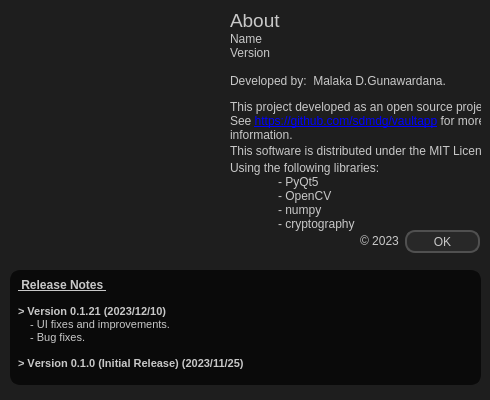
<?xml version="1.0" encoding="UTF-8"?>
<ui version="4.0">
 <class>Dialog</class>
 <widget class="QDialog" name="Dialog">
  <property name="geometry">
   <rect>
    <x>0</x>
    <y>0</y>
    <width>490</width>
    <height>400</height>
   </rect>
  </property>
  <property name="minimumSize">
   <size>
    <width>490</width>
    <height>260</height>
   </size>
  </property>
  <property name="maximumSize">
   <size>
    <width>490</width>
    <height>400</height>
   </size>
  </property>
  <property name="windowTitle">
   <string>Dialog</string>
  </property>
  <property name="styleSheet">
   <string notr="true">QWidget {
background-color: rgb(30, 30, 30)

}
QLabel{
color: rgb(200, 200, 200);
background-color:rgba(0, 0, 0, 0)
}

QPushButton {
background-color:rgb(40, 40, 40);
color: rgb(200, 200, 200);
border: 2px solid rgb(80, 80, 80);
border-radius: 10px;
padding: 1px;
}
QPushButton:hover {
background-color:rgb(20, 115, 230);
	color: rgb(200, 200, 200);
border: 1px solid rgb(20, 115, 230);
}
QPushButton:pressed {
background-color:rgb(18, 100, 200);
color: rgb(200, 200, 200);
border: 1px solid rgb(18, 100, 200);
}

QLineEdit{
background-color:rgb(30, 30, 30);
color: rgb(200, 200, 200);
border: 2px solid rgb(20, 115, 230);
border-radius: 10px;
padding: 1px;
}

QProgressBar {
background-color:rgb(30, 30, 30);
border: 2px solid rgb(80, 80, 80);
border-radius: 6px;
color:rgb(200, 200, 200);
text-align: center;
}
QProgressBar::chunk {
background-color:rgb(20, 115, 230);
border: 2px solid rgb(20, 115, 230);
border-radius: 1px;
}</string>
  </property>
  <widget class="QLabel" name="dummy_1">
   <property name="geometry">
    <rect>
     <x>230</x>
     <y>10</y>
     <width>251</width>
     <height>21</height>
    </rect>
   </property>
   <property name="font">
    <font>
     <family>Arial</family>
     <pointsize>14</pointsize>
    </font>
   </property>
   <property name="styleSheet">
    <string notr="true"/>
   </property>
   <property name="text">
    <string>About</string>
   </property>
  </widget>
  <widget class="QPushButton" name="btn_ok">
   <property name="geometry">
    <rect>
     <x>405</x>
     <y>230</y>
     <width>75</width>
     <height>23</height>
    </rect>
   </property>
   <property name="styleSheet">
    <string notr="true"/>
   </property>
   <property name="text">
    <string>OK</string>
   </property>
  </widget>
  <widget class="QLabel" name="icon">
   <property name="geometry">
    <rect>
     <x>10</x>
     <y>30</y>
     <width>200</width>
     <height>200</height>
    </rect>
   </property>
   <property name="styleSheet">
    <string notr="true"/>
   </property>
   <property name="text">
    <string/>
   </property>
  </widget>
  <widget class="QLabel" name="dummy_2">
   <property name="geometry">
    <rect>
     <x>230</x>
     <y>100</y>
     <width>251</width>
     <height>41</height>
    </rect>
   </property>
   <property name="text">
    <string>&lt;html&gt;&lt;head/&gt;&lt;body&gt;&lt;p&gt;This project developed as an open source project.&lt;br&gt;See &lt;a href=&quot;https://github.com/sdmdg/vaultapp&quot;&gt;&lt;span style=&quot; text-decoration: underline; color:#0000ff;&quot;&gt;https://github.com/sdmdg/vaultapp&lt;/span&gt;&lt;/a&gt; for more&lt;br&gt;information.&lt;/p&gt;&lt;/body&gt;&lt;/html&gt;</string>
   </property>
  </widget>
  <widget class="QLabel" name="lbl_name_and_version">
   <property name="geometry">
    <rect>
     <x>230</x>
     <y>30</y>
     <width>251</width>
     <height>31</height>
    </rect>
   </property>
   <property name="text">
    <string>Name
Version</string>
   </property>
  </widget>
  <widget class="QLabel" name="dummy_3">
   <property name="geometry">
    <rect>
     <x>230</x>
     <y>60</y>
     <width>251</width>
     <height>41</height>
    </rect>
   </property>
   <property name="text">
    <string>Developed by:  Malaka D.Gunawardana.</string>
   </property>
  </widget>
  <widget class="QLabel" name="dummy_4">
   <property name="geometry">
    <rect>
     <x>230</x>
     <y>160</y>
     <width>251</width>
     <height>71</height>
    </rect>
   </property>
   <property name="text">
    <string>Using the following libraries:
	- PyQt5
	- OpenCV
	- numpy
	- cryptography</string>
   </property>
  </widget>
  <widget class="QLabel" name="dummy_5">
   <property name="geometry">
    <rect>
     <x>360</x>
     <y>231</y>
     <width>41</width>
     <height>20</height>
    </rect>
   </property>
   <property name="text">
    <string>© 2023</string>
   </property>
  </widget>
  <widget class="QLabel" name="dummy_6">
   <property name="geometry">
    <rect>
     <x>230</x>
     <y>140</y>
     <width>251</width>
     <height>21</height>
    </rect>
   </property>
   <property name="text">
    <string>This software is distributed under the MIT License.</string>
   </property>
  </widget>
  <widget class="QTextEdit" name="release_notes">
   <property name="enabled">
    <bool>true</bool>
   </property>
   <property name="geometry">
    <rect>
     <x>10</x>
     <y>270</y>
     <width>471</width>
     <height>115</height>
    </rect>
   </property>
   <property name="styleSheet">
    <string notr="true">color: rgb(200, 200, 200);
background-color:rgb(10, 10, 10);
border: 4px solid rgb(10, 10, 10);
border-radius: 10px;</string>
   </property>
   <property name="verticalScrollBarPolicy">
    <enum>Qt::ScrollBarAlwaysOff</enum>
   </property>
   <property name="horizontalScrollBarPolicy">
    <enum>Qt::ScrollBarAlwaysOff</enum>
   </property>
   <property name="readOnly">
    <bool>true</bool>
   </property>
   <property name="html">
    <string>&lt;!DOCTYPE HTML PUBLIC &quot;-//W3C//DTD HTML 4.0//EN&quot; &quot;http://www.w3.org/TR/REC-html40/strict.dtd&quot;&gt;
&lt;html&gt;&lt;head&gt;&lt;meta name=&quot;qrichtext&quot; content=&quot;1&quot; /&gt;&lt;style type=&quot;text/css&quot;&gt;
p, li { white-space: pre-wrap; }
&lt;/style&gt;&lt;/head&gt;&lt;body style=&quot; font-family:'MS Shell Dlg 2'; font-size:8.25pt; font-weight:400; font-style:normal;&quot;&gt;
&lt;p style=&quot; margin-top:0px; margin-bottom:0px; margin-left:0px; margin-right:0px; -qt-block-indent:0; text-indent:0px;&quot;&gt;&lt;span style=&quot; font-size:9pt; font-weight:600; text-decoration: underline;&quot;&gt; Release Notes &lt;/span&gt;&lt;/p&gt;
&lt;p style=&quot;-qt-paragraph-type:empty; margin-top:0px; margin-bottom:0px; margin-left:0px; margin-right:0px; -qt-block-indent:0; text-indent:0px; text-decoration: underline;&quot;&gt;&lt;br /&gt;&lt;/p&gt;
&lt;p style=&quot; margin-top:0px; margin-bottom:0px; margin-left:0px; margin-right:0px; -qt-block-indent:0; text-indent:0px;&quot;&gt;&lt;span style=&quot; font-size:8pt; font-weight:600;&quot;&gt;&amp;gt; Version 0.1.21 (2023/12/10) &lt;/span&gt;&lt;/p&gt;
&lt;p style=&quot; margin-top:0px; margin-bottom:0px; margin-left:0px; margin-right:0px; -qt-block-indent:0; text-indent:0px;&quot;&gt;    - UI fixes and improvements.&lt;/p&gt;
&lt;p style=&quot; margin-top:0px; margin-bottom:0px; margin-left:0px; margin-right:0px; -qt-block-indent:0; text-indent:0px;&quot;&gt;    - Bug fixes.&lt;/p&gt;
&lt;p style=&quot;-qt-paragraph-type:empty; margin-top:0px; margin-bottom:0px; margin-left:0px; margin-right:0px; -qt-block-indent:0; text-indent:0px;&quot;&gt;&lt;br /&gt;&lt;/p&gt;
&lt;p style=&quot; margin-top:0px; margin-bottom:0px; margin-left:0px; margin-right:0px; -qt-block-indent:0; text-indent:0px;&quot;&gt;&lt;span style=&quot; font-size:8pt; font-weight:600;&quot;&gt;&amp;gt; V&lt;/span&gt;&lt;span style=&quot; font-weight:600;&quot;&gt;ersion 0.1.0 (Initial Release) (2023/11/25) &lt;/span&gt;&lt;/p&gt;&lt;/body&gt;&lt;/html&gt;</string>
   </property>
  </widget>
 </widget>
 <resources/>
 <connections/>
</ui>
